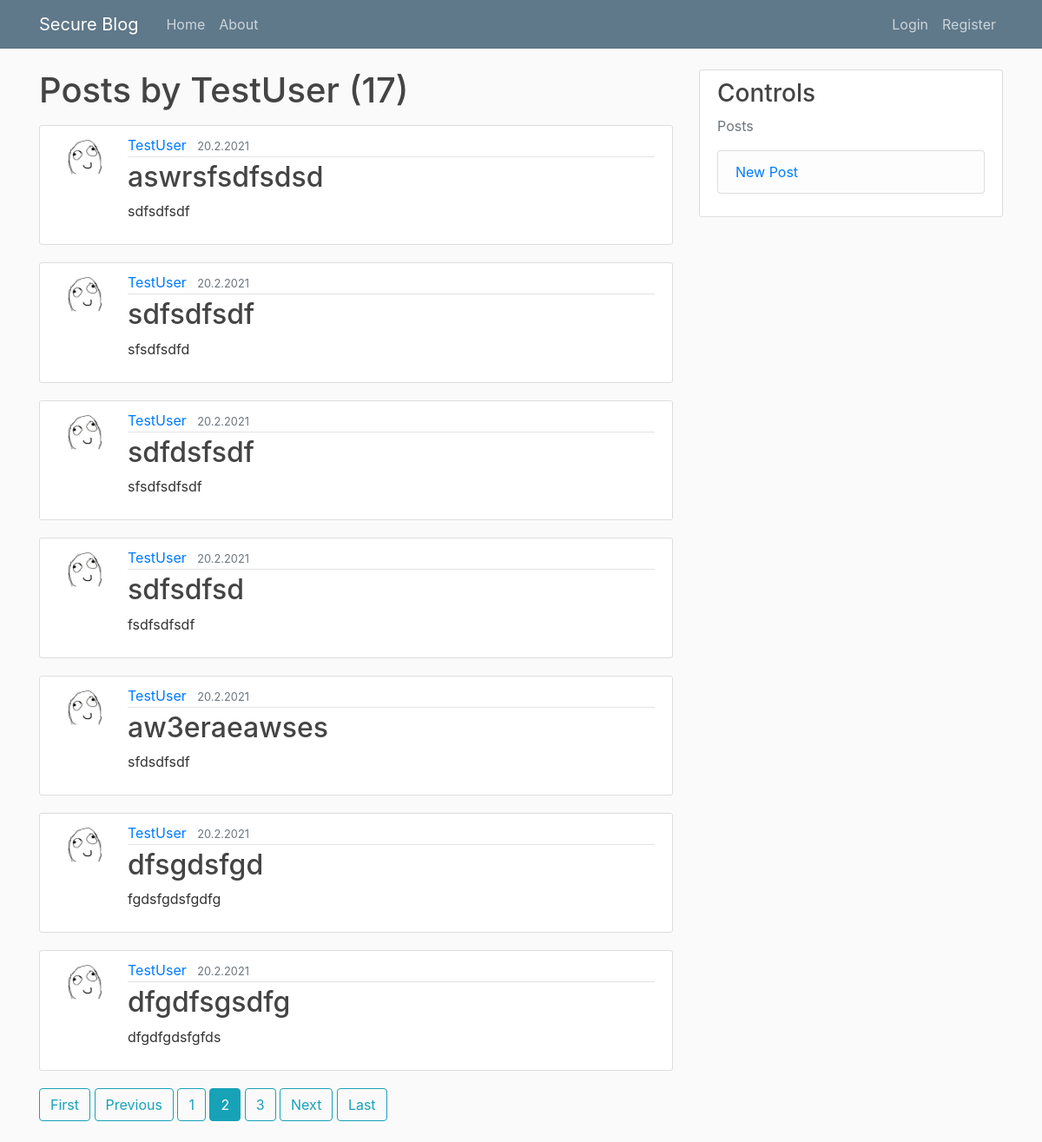
The app's page /user/TestUser?page=2 with its own data.
### blog/models.py (models this page shows, shortened)
class Post(models.Model):
	title = models.CharField(max_length=100)
	content = models.TextField()
	date_posted = models.DateTimeField(default=timezone.now)
	author = models.ForeignKey(User, on_delete=models.CASCADE)

### users/models.py (models this page shows, shortened)
class Profile(models.Model):
	user = models.OneToOneField(User, on_delete=models.CASCADE)
	image = models.ImageField(default='default.jpg', upload_to='profile_pics')

### blog/views.py (the view)
# urls.py: path('user/<str:username>', UserPostListView.as_view(), name='user-posts'),
class UserPostListView(ListView):
	model = Post
	template_name = 'blog/user_posts.html'
	context_object_name = 'posts'
	paginate_by = 7
	def get_queryset(self):
		user = get_object_or_404(User, username=self.kwargs.get('username'))
		return Post.objects.filter(author=user).order_by('-date_posted')

### blog/templates/blog/user_posts.html
{% extends "blog/base.html" %}
{% block content %}
	<h1 class="mb-3">Posts by {{ view.kwargs.username }} ({{ page_obj.paginator.count }})</h1>
	{% for post in posts %}
		<article class="media content-section">
		  <img class="rounded-circle article-img" src="{{ post.author.profile.image.url }}">
		  <div class="media-body">
		    <div class="article-metadata">
		      <a class="mr-2" href="{% url 'user-posts' post.author.username %}">{{ post.author }}</a>
		      <small class="text-muted">{{ post.date_posted|date:"j.n.Y" }}</small>
		    </div>
		    <h2><a class="article-title" href="{% url 'post-detail' post.id %}">{{ post.title }}</a></h2>
		    <p class="article-content">{{ post.content }}</p>
		  </div>
		</article>
	{% endfor %}
	{% if is_paginated %}
		{% if page_obj.has_previous %}
			<a class="btn btn-outline-info mb-4" href="?page=1">First</a>
			<a class="btn btn-outline-info mb-4" href="?page={{ page_obj.previous_page_number }}">Previous</a>
		{% endif %}
		{% for num in page_obj.paginator.page_range %}
			{% if page_obj.number == num %}
				<a class="btn btn-info mb-4" href="?page={{ num }}">{{ num }}</a>
			{% elif num > page_obj.number|add:'-3' and num < page_obj.number|add:'3' %}
				<a class="btn btn-outline-info mb-4" href="?page={{ num }}">{{ num }}</a>
			{% endif %}
		{% endfor %}
		{% if page_obj.has_next %}
			<a class="btn btn-outline-info mb-4" href="?page={{ page_obj.next_page_number }}">Next</a>
			<a class="btn btn-outline-info mb-4" href="?page={{ page_obj.paginator.num_pages }}">Last</a>
		{% endif %}
	{% endif %}
{% endblock content %}

### blog/static/blog/main.css (style rules this page uses)
body { background: #fafafa; color: #333333; margin-top: 5rem; }
h1, h2, h3, h4, h5, h6 { color: #444444; }
.content-section { background: #ffffff; padding: 10px 20px; border: 1px solid #dddddd; border-radius: 3px; margin-bottom: 20px; }
.article-title { color: #444444; }
.article-content { white-space: pre-line; }
.article-img { height: 65px; width: 65px; margin-right: 16px; }
.article-metadata { padding-bottom: 1px; margin-bottom: 4px; border-bottom: 1px solid #e3e3e3 }

### records on screen
Post: author.profile.image (placeholder picture), author "TestUser", date_posted "20.2.2021", title "aswrsfsdfsdsd", content "sdfsdfsdf"
Post: author.profile.image (placeholder picture), author "TestUser", date_posted "20.2.2021", title "sdfsdfsdf", content "sfsdfsdfd"
Post: author.profile.image (placeholder picture), author "TestUser", date_posted "20.2.2021", title "sdfdsfsdf", content "sfsdfsdfsdf"
Post: author.profile.image (placeholder picture), author "TestUser", date_posted "20.2.2021", title "sdfsdfsd", content "fsdfsdfsdf"
Post: author.profile.image (placeholder picture), author "TestUser", date_posted "20.2.2021", title "aw3eraeawses", content "sfdsdfsdf"
Post: author.profile.image (placeholder picture), author "TestUser", date_posted "20.2.2021", title "dfsgdsfgd", content "fgdsfgdsfgdfg"
Post: author.profile.image (placeholder picture), author "TestUser", date_posted "20.2.2021", title "dfgdfsgsdfg", content "dfgdfgdsfgfds"

### other values on screen
{{ view.kwargs.username }} "TestUser"
{{ page_obj.paginator.count }} "17"
{{ num }} "1" "3"
{{ num }} "2"
